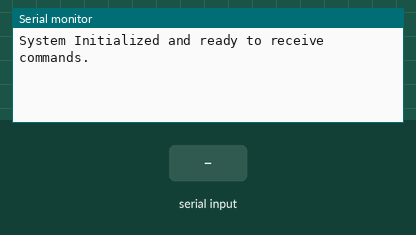
Simulated run of this sketch. Board: ESP8266 (NodeMCU). Shown: the last lines printed to the serial monitor. Inputs (shaded band) come from the test bench.

Above: at 1.2 s.
1.3 s: "1\n" received over Serial
At 2.2 s:
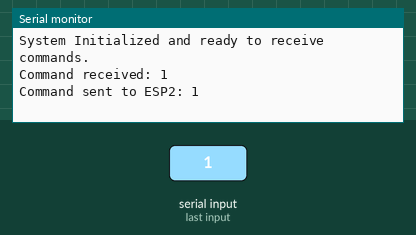
2.8 s: "0\n" received over Serial
At 3.4 s:
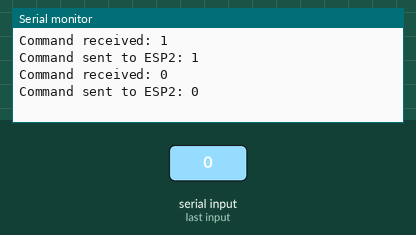
4.3 s: "2\n" received over Serial
At 5.7 s:
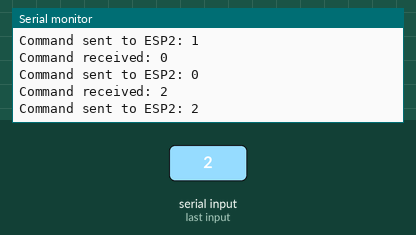

Measured:
- after the input at 1.3 s, the serial monitor: prints a new line at once (image 1)
- after the input at 2.8 s, the serial monitor: prints a new line at once (image 2)
- after the input at 4.3 s, the serial monitor: prints a new line at once (image 3)

The sketch:

Esp32SendData.ino
```cpp
#include <ESP8266WiFi.h>
#include <espnow.h>

// ESP-NOW peer MAC address ของ ESP2 ที่ควบคุม Stepper Motors
uint8_t esp2_address[] = {0xF0, 0x24, 0xF9, 0x45, 0xA4, 0x04};

void setup() {
  Serial.begin(115200);  // UART (for communication with Raspberry Pi)

  // Initialize Wi-Fi and ESP-NOW
  WiFi.mode(WIFI_STA);
  if (esp_now_init() != 0) {
    Serial.println("Error initializing ESP-NOW");
    return;
  }

  // Add the peer (ESP2 for controlling stepper motors)
  esp_now_add_peer(esp2_address, ESP_NOW_ROLE_COMBO, 1, NULL, 0);

  Serial.println("System Initialized and ready to receive commands.");
}

void sendCommandToESP2(String command) {
  esp_now_send(esp2_address, (uint8_t *)command.c_str(), command.length());
}

void loop() {
  // Wait for incoming commands from Raspberry Pi
  if (Serial.available()) {
    String command = Serial.readStringUntil('\n');
    Serial.println("Command received: " + command);

    // Send the command to ESP2
    sendCommandToESP2(command);
    Serial.println("Command sent to ESP2: " + command);
  }
}
```
